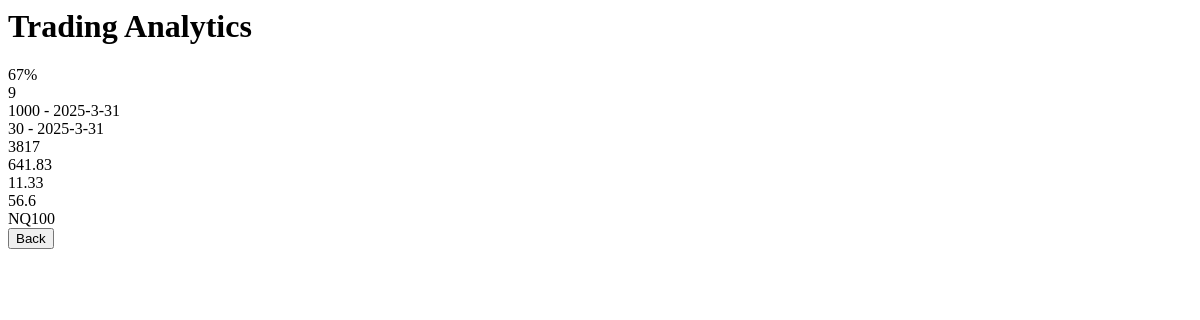
Page /analytics (signed in) on the earlier database version.
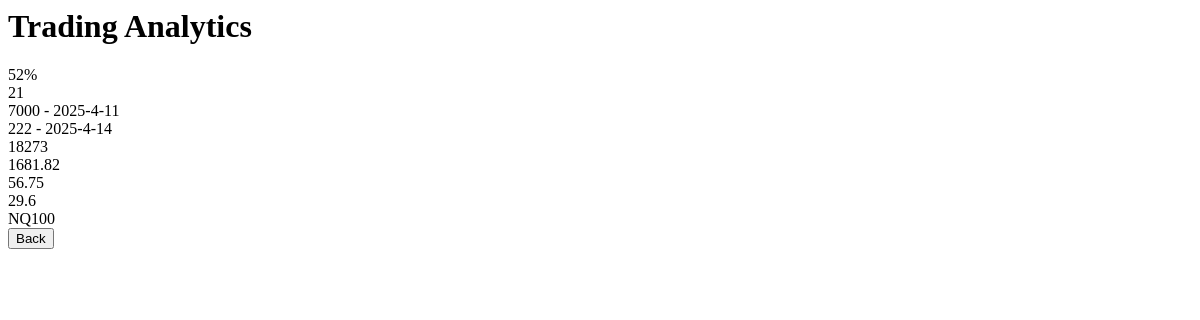
Same page on the later database version.
### tables this page shows
CREATE TABLE Trades(                date DATE ,                symbol TEXT,                buy_sell TEXT,                win_loss TEXT,                pnl INTEGER,                risk INTEGER,                confidence TEXT,                description TEXT,                trade_id INTEGER PRIMARY KEY,                user_id INTEGER );

### main.py (the view)
@app.route("/analytics")
def stats ():
    user_id = session["user_id"]
    wins = execute_sql("SELECT COUNT(*) FROM Trades Where user_id = ? AND win_loss = 'win' " , (user_id,))
    trade_amount = execute_sql("SELECT COUNT(*) FROM Trades Where user_id = ?  " , (user_id,))
    win_rate = round(wins[0][0]/trade_amount[0][0] * 100)
    highest_win = execute_sql("SELECT pnl , date FROM Trades WHERE win_loss = 'win' AND user_id = ? ORDER BY pnl DESC LIMIT 1  " , (user_id,))
    highest_loss = execute_sql("SELECT pnl , date FROM Trades WHERE win_loss = 'loss' AND user_id = ? ORDER BY pnl DESC LIMIT 1  " , (user_id,))
    total_pnl = execute_sql("SELECT COALESCE((SELECT SUM(pnl) FROM Trades WHERE win_loss = 'win' AND user_id = ?), 0) - ""COALESCE((SELECT SUM(pnl) FROM Trades WHERE win_loss = 'loss' AND user_id = ?), 0)",(user_id, user_id))
    average_win = execute_sql("SELECT AVG(pnl) FROM Trades WHERE win_loss = 'win' AND user_id = ? " , (user_id,))
    average_loss = execute_sql("SELECT AVG(pnl) FROM Trades WHERE win_loss = 'loss' AND user_id = ? " , (user_id,))
    win_loss_ratio = round( average_win[0][0] / average_loss[0][0] ,1)
    most_traded = execute_sql("SELECT symbol, COUNT(symbol) AS  symbol_count FROM Trades WHERE user_id = ? GROUP BY symbol ORDER BY symbol_count DESC LIMIT 1" , (user_id,))
    return render_template("analytics.html" ,win_rate = win_rate ,trade_amount = trade_amount[0][0] , highest_win = highest_win[0][0] , highest_win_date = highest_win[0][1] , highest_loss = highest_loss[0][0] ,highest_loss_date = highest_loss[0][1] , total_pnl = total_pnl[0][0] , average_win = round(average_win[0][0],2), average_loss =round( average_loss[0][0],2) ,win_loss_ratio = win_loss_ratio ,most_traded = most_traded[0][0])

### main.py (called while the page is built)
def execute_sql(cmd , vals=None):
    conn = sqlite3.connect("main.db")
    cursor = conn.cursor()
    if vals:
        cursor.execute(cmd , vals)
    else:
        cursor.execute(cmd)
    res = cursor.fetchall()
    conn.commit()
    conn.close()
    return res

### templates/analytics.html (shortened to what this page needs)
<html lang="en">
<head>
    <h1>Trading Analytics</h1>
</head>
<body>
    {{win_rate }}% <br>
    {{trade_amount}} <br>
    {{highest_win}} - {{highest_win_date}} <br>
    {{highest_loss}} - {{highest_loss_date}} <br>
    {{total_pnl}} <br>
    {{average_win}} <br>
    {{average_loss}} <br>
    {{win_loss_ratio}} <br>
    {{most_traded}} <br>
    <a href="/home"><button type="button">Back</button></a>
</body>
</html>

Differences in the rows shown:
no longer on this page (row unchanged): Trades: pnl "1000", date "2025-3-31"
removed Trades: date "2025-3-31"
added Trades: pnl "7000", date "2025-4-11"
added Trades: date "2025-4-14"
Other differences:
{{ win_rate }}: "67" → "52"
{{ trade_amount }}: "9" → "21"
{{ highest_loss }}: "30" → "222"
{{ total_pnl }}: "3817" → "18273"
{{ average_win }}: "641.83" → "1681.82"
{{ average_loss }}: "11.33" → "56.75"
{{ win_loss_ratio }}: "56.6" → "29.6"
